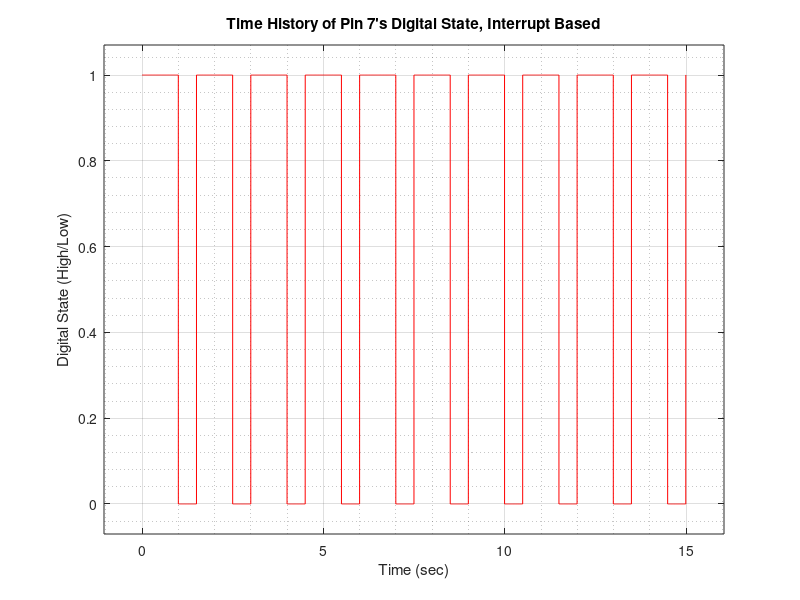

The MATLAB script that drew this image:
fileID = fopen('interrupt_data.txt','r');
formatSpec = '%d %d';
sizeA = [2 Inf];
A = fscanf(fileID,formatSpec,sizeA);
fclose(fileID);
n=size(A);
t=A(1,1:n(2))/1000;
x=A(2,1:n(2));
figure()
plot(t,x,'r-')
title("Time History of Pin 7's Digital State, Interrupt Based")
xlabel("Time (sec)")
ylabel("Digital State (High/Low)")
grid on;
grid minor; 
axis padded;